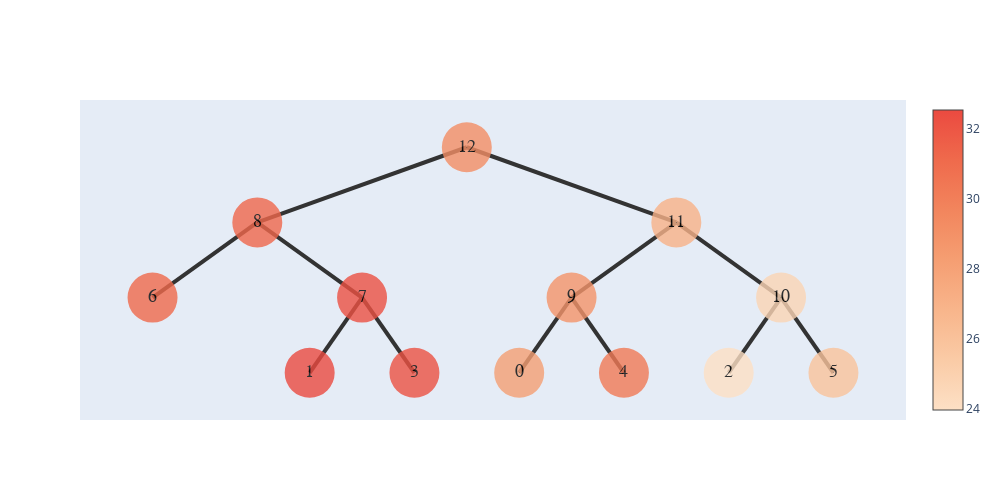

Notebook code for this chart:
### Code cell
show_the_tree(folder_path2)

### Figure 1 — Plotly figure (JSON) as saved in the notebook; plotly's stock layout.template omitted (floating-point values rounded to 4 significant figures)
{"data": [{"hoverinfo": "text", "marker": {"color": [29.16, 31.25, 31.17, 32.22, 32.54, 32.18, 27.01, 28.83, 28.22, 30.24, 24.69, 23.98, 25.93], "colorscale": [[0, "rgb(253, 224, 197)"], [0.1667, "rgb(250, 203, 166)"], [0.3333, "rgb(248, 181, 139)"], [0.5, "rgb(245, 158, 114)"], [0.6667, "rgb(242, 133, 93)"], [0.8333, "rgb(239, 106, 76)"], [1, "rgb(235, 74, 64)"]], "showscale": true, "size": 50, "symbol": "circle-dot"}, "mode": "markers+text", "opacity": 0.8, "text": ["12", "8", "6", "7", "1", "3", "11", "9", "0", "4", "10", "2", "5"], "textfont": {"color": "#000000", "family": "sans serif", "size": 18}, "type": "scatter", "x": [5.5, 3.25, 2.125, 4.375, 3.812, 4.938, 7.75, 6.625, 6.062, 7.188, 8.875, 8.312, 9.438], "y": [5, 3.5, 2, 2, 0.5, 0.5, 3.5, 2, 0.5, 0.5, 2, 0.5, 0.5]}], "layout": {"height": 500, "shapes": [{"layer": "below", "line": {"color": "#333", "width": 4}, "type": "line", "x0": 5.5, "x1": 5.5, "y0": 5, "y1": 5}, {"layer": "below", "line": {"color": "#333", "width": 4}, "type": "line", "x0": 5.5, "x1": 3.25, "y0": 5, "y1": 3.5}, {"layer": "below", "line": {"color": "#333", "width": 4}, "type": "line", "x0": 3.25, "x1": 2.125, "y0": 3.5, "y1": 2}, {"layer": "below", "line": {"color": "#333", "width": 4}, "type": "line", "x0": 3.25, "x1": 4.375, "y0": 3.5, "y1": 2}, {"layer": "below", "line": {"color": "#333", "width": 4}, "type": "line", "x0": 4.375, "x1": 3.812, "y0": 2, "y1": 0.5}, {"layer": "below", "line": {"color": "#333", "width": 4}, "type": "line", "x0": 4.375, "x1": 4.938, "y0": 2, "y1": 0.5}, {"layer": "below", "line": {"color": "#333", "width": 4}, "type": "line", "x0": 5.5, "x1": 7.75, "y0": 5, "y1": 3.5}, {"layer": "below", "line": {"color": "#333", "width": 4}, "type": "line", "x0": 7.75, "x1": 6.625, "y0": 3.5, "y1": 2}, {"layer": "below", "line": {"color": "#333", "width": 4}, "type": "line", "x0": 6.625, "x1": 6.062, "y0": 2, "y1": 0.5}, {"layer": "below", "line": {"color": "#333", "width": 4}, "type": "line", "x0": 6.625, "x1": 7.188, "y0": 2, "y1": 0.5}, {"layer": "below", "line": {"color": "#333", "width": 4}, "type": "line", "x0": 7.75, "x1": 8.875, "y0": 3.5, "y1": 2}, {"layer": "below", "line": {"color": "#333", "width": 4}, "type": "line", "x0": 8.875, "x1": 8.312, "y0": 2, "y1": 0.5}, {"layer": "below", "line": {"color": "#333", "width": 4}, "type": "line", "x0": 8.875, "x1": 9.438, "y0": 2, "y1": 0.5}], "width": 1000, "xaxis": {"showgrid": false, "showline": false, "showticklabels": false, "zeroline": false}, "yaxis": {"showgrid": false, "showline": false, "showticklabels": false, "zeroline": false}}}
